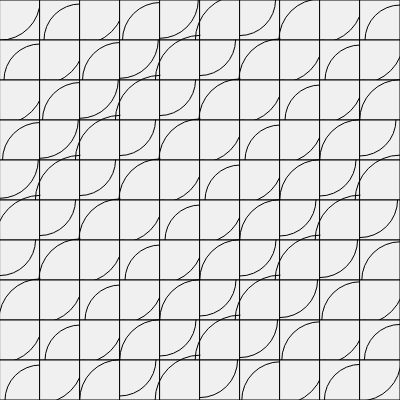
Frame 1 (no input)
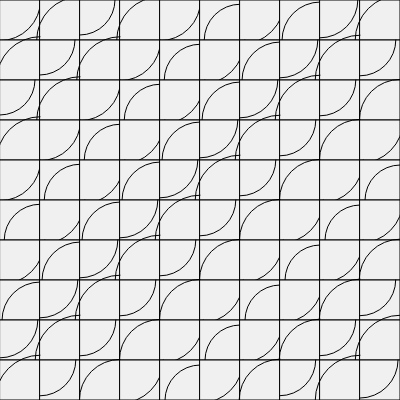
Frame 60 (no input)
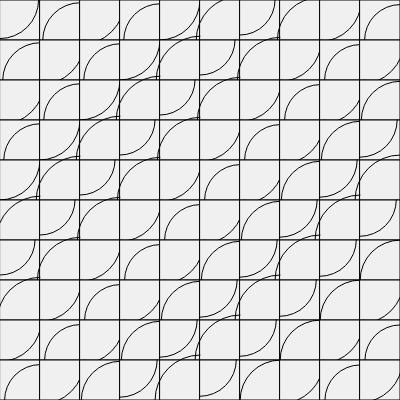
Frame 120 (the mouse pressed at the canvas centre since frame 60)

The p5.js sketch that drew these frames (run headless with seeded random() and noise() and a simulated clock; from frame 60 on, the mouse is pressed at the canvas centre):

// p5.js sketch
// ── sketch.js
function setup() {
  createCanvas(400, 400);
}

function draw() {
  background(220);

  let size = 40;

  for (let y = 0; y < height; y += size) {
    for (let x = 0; x < width; x += size) {

      stroke(0);
      fill(240);
      rect(x, y, size, size);

      noFill();

      // animation value
      let wave = sin(frameCount * 0.05 + (x + y) * 0.1) * 10;

      // alternating arc direction
      if ((x / size + y / size) % 2 == 0) {
        arc(x, y, size * 2 + wave, size * 2 + wave, 0, HALF_PI);
      } else {
        arc(
          x + size,
          y + size,
          size * 2 + wave,
          size * 2 + wave,
          PI,
          PI + HALF_PI
        );
      }
    }
  }
}
